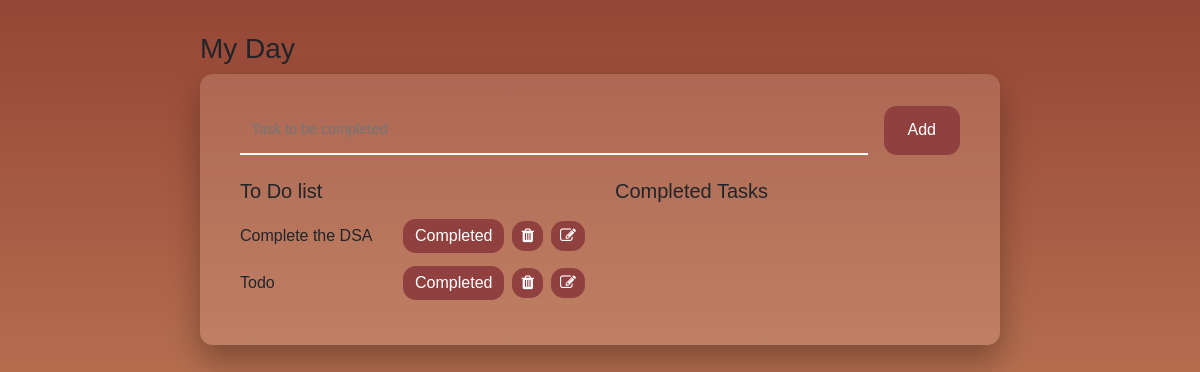
The app's page /, older data.
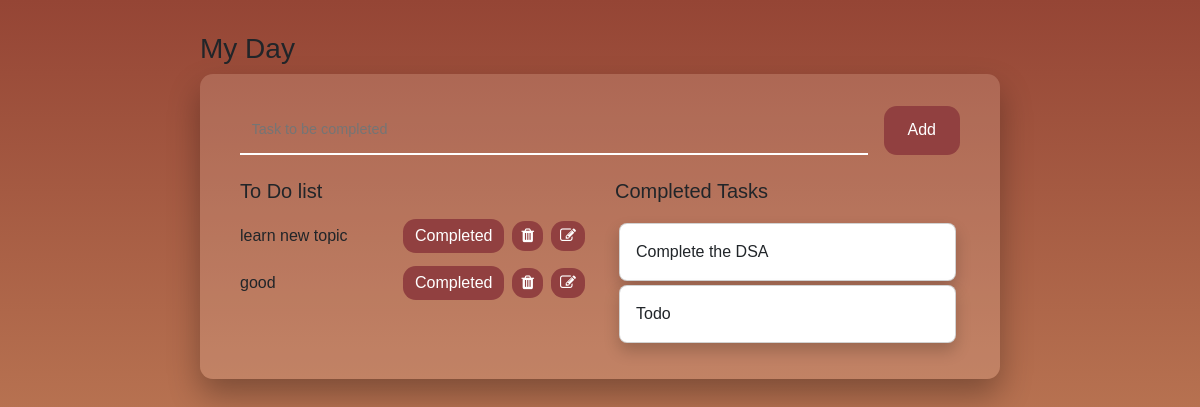
The same page, newer data.
### todoapp/models.py (models this page shows)
class Task(models.Model):
    task=models.CharField(max_length=500)
    is_completed=models.BooleanField(default=False)
    created_at=models.DateTimeField(auto_now_add=True)
    updated_at= models.DateTimeField(auto_now=True)
    def __str__(self):
        return self.task

### todoapp/views.py (the view)
# urls.py: 2. Add a URL to urlpatterns:  path('', views.home, name='home')
def home(request):
    t=Task.objects.filter(is_completed=False)
    c_t=Task.objects.filter(is_completed=True)
    print(c_t)
    context ={
        't':t,
        'c_t':c_t,
    }
    return render(request,'home.html',context)

### templates/home.html (shortened to what this page needs)
<!DOCTYPE html>
<html>
<head>
    <link href="https://cdn.jsdelivr.net/npm/bootstrap@5.3.0-alpha1/dist/css/bootstrap.min.css" rel="stylesheet">
<link rel="stylesheet" href="https://cdnjs.cloudflare.com/ajax/libs/font-awesome/4.7.0/css/font-awesome.min.css">
</head>
<body>
    <div class="app">
        <h3>My Day</h3>
        <div class="container">
            <form action="{% url 'addTask' %}" method="POST">
                <div id="wrapper">
                    <input type="text" placeholder="Task to be completed" name="task"/>
                    <button type="submit" id="btn">Add</button>
                </div>
                <div class="task-section">
                    <div class="pending-tasks">
   <h5> <p id="pending-task">
        To Do list
    </p></h5>
    {% for ta in t %}
    <div class="task-item">
        <span class="task-text">{{ ta.task }}</span>
        <a href="{% url 'completed' ta.pk %}" id="btn2">Completed</a>
        <a href="{% url 'delete' ta.id %}" id="btn3"><i class="fa fa-trash"></i></a>
        <a href="{% url 'edit' ta.id %}" id="btn4"><i class="fa fa-edit"></i></a>
    </div>
    {% endfor %}
</div>
                    <div class="completed-tasks">
                        <h5>Completed Tasks</h5>
                        {% for i in c_t %}
                        <a href="{% url 'undone' i.pk %}" >
                        <div class="card m-1">
                            <div class="card-body">
                               {{i}}
                            </div>
                        </div></a>
                        {% endfor %}
                    </div>
                </div>
            </form>
        </div>
    </div>
</body>
</html>

### templates/home.html (style rules this page uses)
* { padding: 0; margin: 0; box-sizing: border-box; }
body { height: 100vh; background: linear-gradient(to bottom, #954535, #DAA06D); font-family: 'Poppins', sans-serif; }
.app { width: min(95vw, 800px); margin: 2em auto; }
.container { background: rgba(242, 210, 189, 0.2); padding: 2em 2.5em; box-shadow: 0 1em 2em rgba(0, 0, 0, 0.3); border-radius: 0.8em; }
#wrapper { display: flex; gap: 1em; margin-bottom: 1.5em; }
#wrapper input { flex: 1; padding: 0.8em; font-size: 0.9em; color: #111; background: transparent; border: none; border-bottom: 2px solid #fff; }
#wrapper button { border: none; border-radius: 0.8em; background-color: rgba(145, 64, 64, 1); color: #fff; padding: 0.8em 1.5em; }
.task-section { display: flex; justify-content: space-between; align-items: flex-start; gap: 30px; }
.pending-tasks, .completed-tasks { flex: 1; }
.completed-tasks h5 { margin-bottom: 1em; }
#btn2 { border: none; border-radius: 0.8em; background-color: rgba(145, 64, 64, 1); color: #fff; margin-left: 8px; padding: 5px 12px; }
#btn3 { border: none; border-radius: 0.8em; background-color: rgba(145, 64, 64, 1); color: #fff; margin-left: 8px; padding: 3px 9px; }
#btn4 { border: none; border-radius: 0.8em; background-color: rgba(145, 64, 64, 1); color: #fff; margin-left: 8px; padding: 3px 9px; }
.card { border-radius: 0.5em; box-shadow: 0 0.5em 1em rgba(0, 0, 0, 0.2); }
.task-item { display: flex; justify-content: space-between; align-items: center; margin-bottom: 0.8em; }
.task-text { flex: 1; word-break: break-word; }
a:link { color: black; background-color: transparent; text-decoration: none; }

Row changes from the older to the newer data that the page shows:
added Task: task "learn new topic", shown under "To Do list"
added Task: task "good", shown under "To Do list"
changed Task "Complete the DSA": moves from the list under "To Do list" to the list under "Completed Tasks"
changed Task "Todo": moves from the list under "To Do list" to the list under "Completed Tasks"
